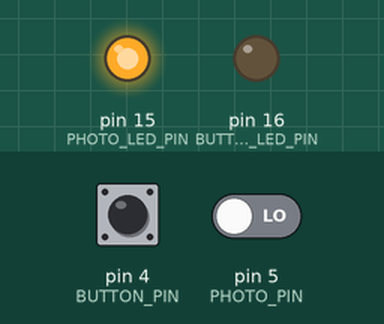
The sketch below on a simulated Arduino Nano, built with avr-gcc and run on an emulated ATmega328P. Shown: output pins drawn as LEDs (lit = HIGH). The test bench sets the inputs (shaded band); at power-on: pin 4 (BUTTON_PIN) LOW, pin 5 (PHOTO_PIN) LOW. What the sketch prints to the serial monitor is not drawn.

Above: at 1.2 s.
1.3 s: pin 4 (BUTTON_PIN) pulled HIGH for 0.15 s
2.9 s: pin 5 (PHOTO_PIN) driven HIGH
At 4.1 s:
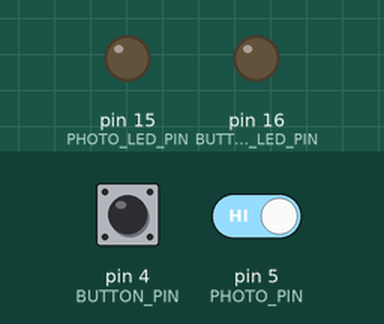
4.4 s: pin 4 (BUTTON_PIN) pulled HIGH for 1 s
6.9 s: pin 5 (PHOTO_PIN) driven LOW
At 7.2 s:
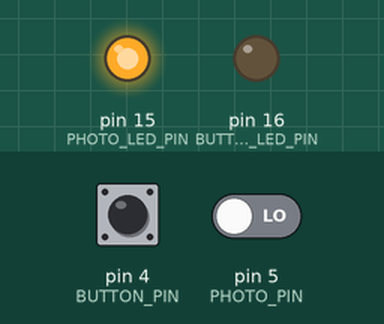
Timing chart, 0 to 9.4 s (numbered marks = the images above; inputs shaded):
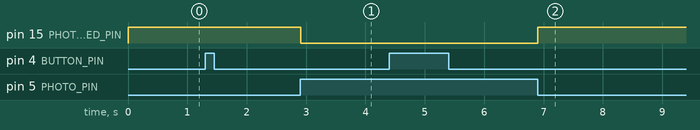

Measured:
- after the input at 2.9 s, pin 15 (PHOTO_LED_PIN): HIGH → LOW at once
- after the input at 6.9 s, pin 15 (PHOTO_LED_PIN): LOW → HIGH at once

The sketch:

touch_opto.ino
```cpp
#define BUTTON_PIN 4 //arduino nano D4
#define PHOTO_PIN 5  //arduino nano D5
#define PHOTO_LED_PIN 15 //arduino nano A1
#define BUTTON_LED_PIN 16 //arduino nano A2

unsigned long startMillis;  //some global variables available anywhere in the program
unsigned long currentMillis;

struct touch {
   byte wasPressed = LOW;
   byte isPressed = LOW;
};

touch touch;

int photo_val = 0;

void setup()
{
   pinMode(PHOTO_LED_PIN, OUTPUT);
   pinMode(BUTTON_LED_PIN, OUTPUT);
   pinMode(PHOTO_PIN, INPUT);
   pinMode(BUTTON_PIN, INPUT);
   Serial.begin(9600);
   startMillis = millis();  //initial start time

}
void loop()
{

   currentMillis = millis(); //get the current "time"

   touch.isPressed = isTouchPressed(BUTTON_PIN);
   if (touch.wasPressed != touch.isPressed) {
    if(touch.isPressed){
     Serial.println("Touch pressed");
     analogWrite(BUTTON_LED_PIN,255);
     //delay(1);
    }
   }
   else {
     analogWrite(BUTTON_LED_PIN,0);
   }

   touch.wasPressed = touch.isPressed;

   photo_val=digitalRead(PHOTO_PIN);
   if(photo_val == HIGH) {
       Serial.println(photo_val);
       analogWrite(PHOTO_LED_PIN,0);
    }
    else{
      Serial.println(photo_val);
      analogWrite(PHOTO_LED_PIN,255);
    }
}

bool isTouchPressed(int pin)
{
   return digitalRead(pin) == HIGH;
}
```
